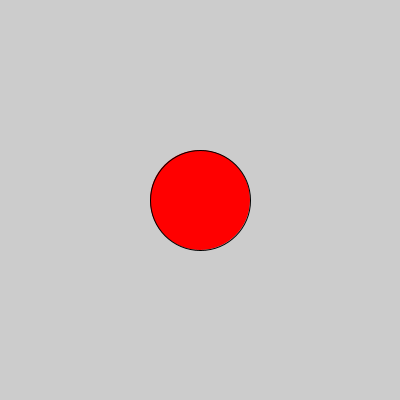
Frame 1 (no input)
Frame 60 (the mouse pressed at the canvas centre just before this capture): identical to frame 1, image omitted
Frame 120 (the mouse held since frame 60 and released just before this capture): identical to frame 1, image omitted

The Processing sketch that drew this single still picture (run headless with seeded random() and noise(); from frame 60 on, the mouse is pressed at the canvas centre):

// Processing sketch: week16_2_many_ellipse_mousePressed
// ── week16_2_many_ellipse_mousePressed.pde
void setup(){
  size(400, 400);
  fill(255, 0, 0);
  ellipse(200, 200, 100, 100);
}
void draw(){
  
}
void mousePressed(){
  ellipse(mouseX, mouseY, 100, 100);
}
